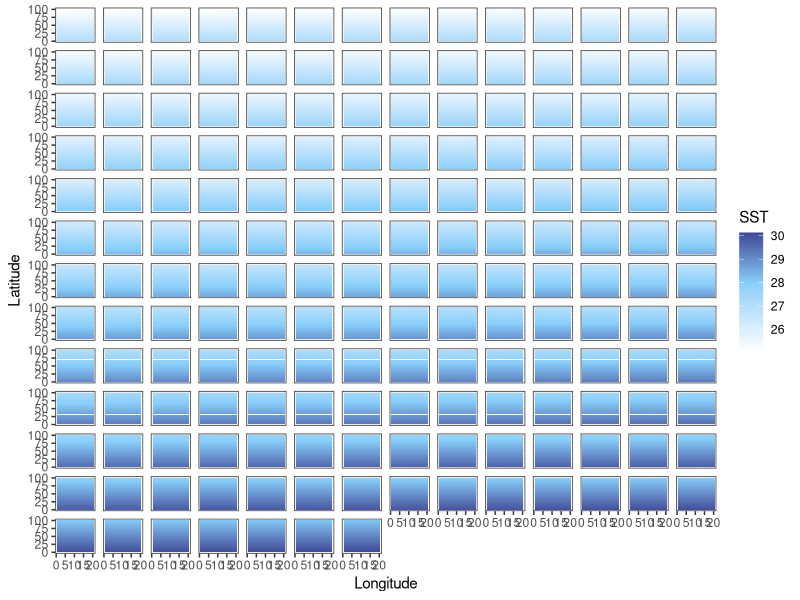
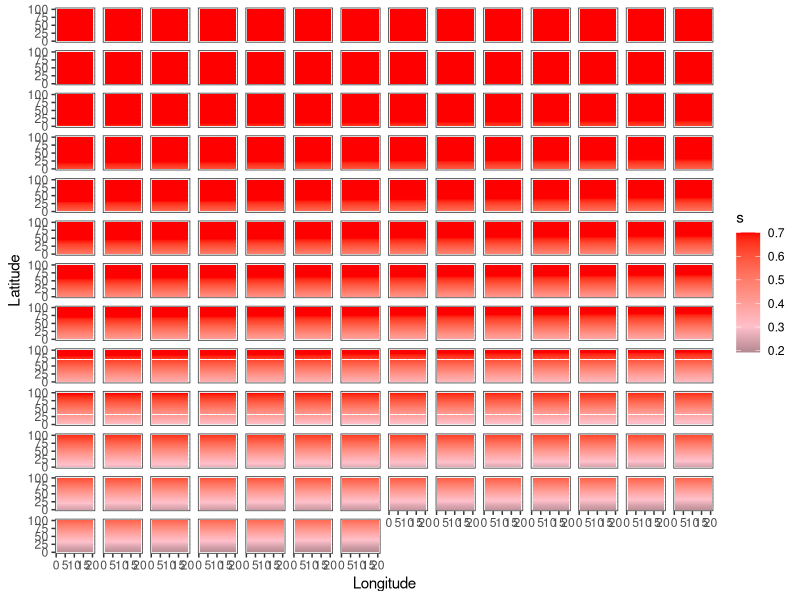
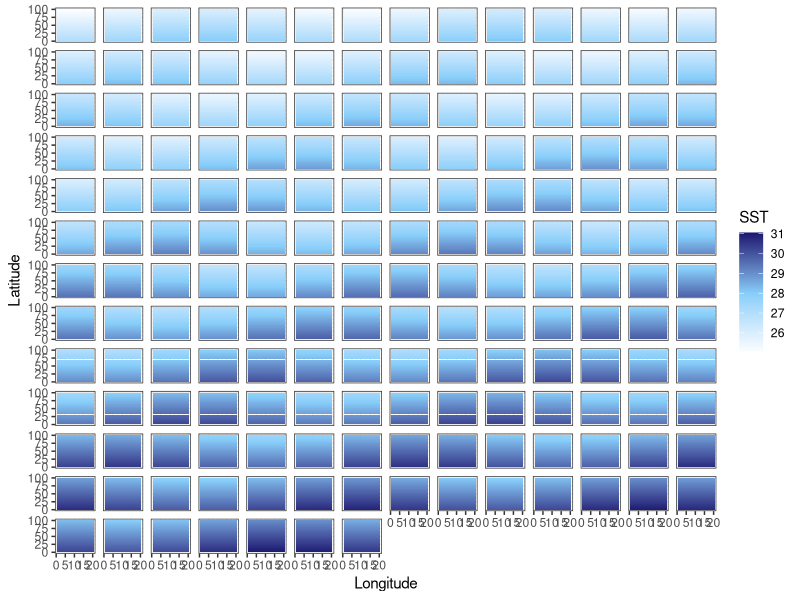
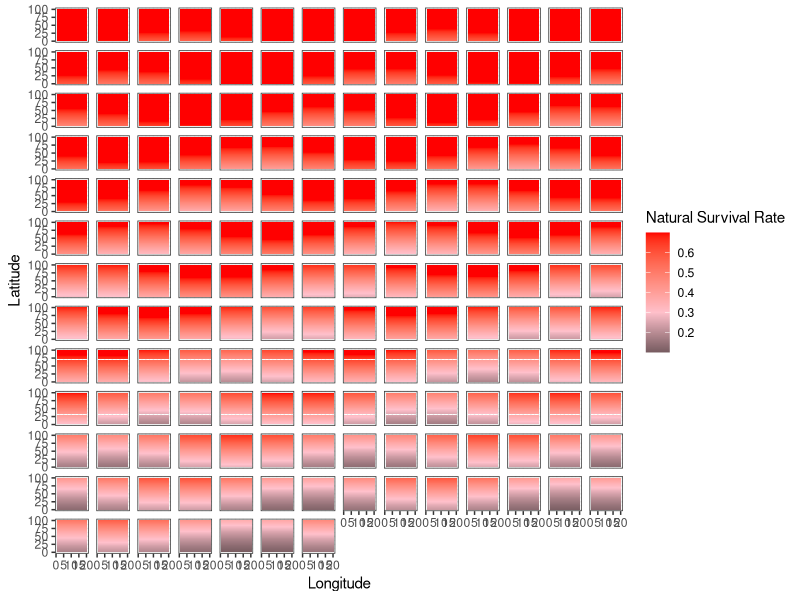
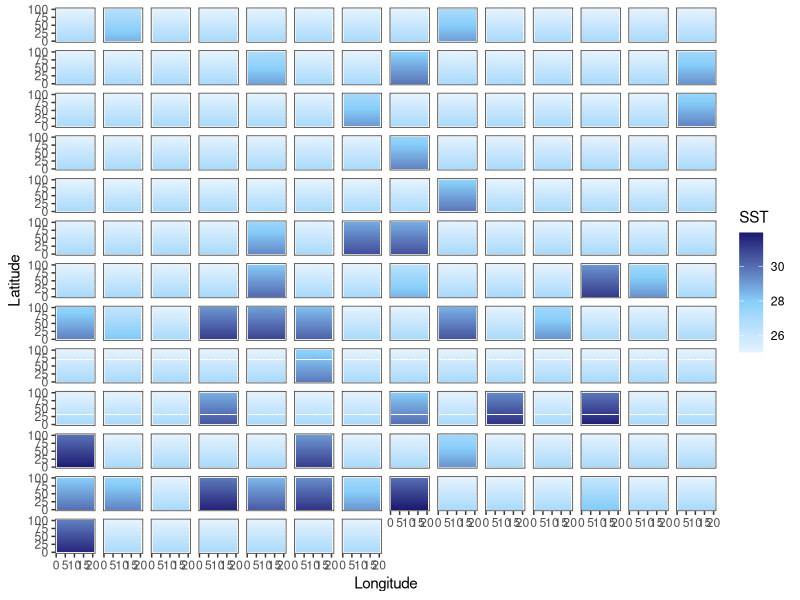
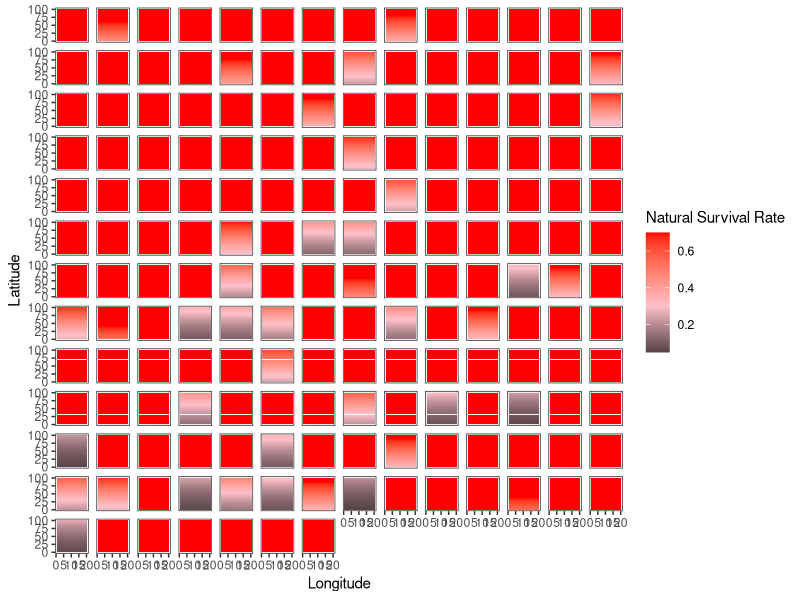

Here is the R script that generated these plots, in order:
library(tidyverse)
library(here)

addTaskCallback(function(...) {set.seed(42);TRUE})
options(warn=-1)

years = 175
NS.patches = 100
EW.patches = 20
opt.temp = 25

calc_temp_mortality <- function(SST, opt.temp, temp.range, s) {
  nat.m = array(0, c(nrow(SST), ncol(SST)))
  m = 1 - exp((-(SST[,] - opt.temp)^2)/(temp.range^2)) # temperature based mortality function from Walsworth et al.
  m = 1 - m
  nat.m = ifelse(m > s, s, m)
  return(nat.m)
}

### UNCOMMENT FOR CONSTANT MEAN SHIFT SST
SST.patches.mean <- array(0, c(NS.patches, EW.patches, years))
start_SST = (opt.temp) + NS.patches*0.02

for (i in 1:years) {
  SST = start_SST
  for (lat in 1:NS.patches) {
    SST.patches.mean[lat,,i] = SST
    SST = SST - 0.02
  }
  start_SST = start_SST + 0.018
}

### UNCOMMENT FOR ENSO VARIABLE MEAN SST
SST.patches.enso <- array(0, c(NS.patches, EW.patches, years))
start_SST = (opt.temp) + NS.patches*0.02

t=seq(1,years,1)
enso.value = 0.5*sin(t) + 0.018

for (i in 1:years) {
  SST = start_SST
  for (lat in 1:NS.patches) {
    SST.patches.enso[lat,,i] = SST
    SST = SST - 0.02
  }
  start_SST = start_SST + enso.value[i]
}

### UNCOMMENT FOR SHOCK SST CHANGES
SST.patches.shock <- array(0, c(NS.patches, EW.patches, years))
start_SST = (opt.temp) + NS.patches*0.02

for (i in 1:years) {
  heat_prob = runif(1, 0, 1)
  if ((i < 75 & heat_prob < 0.1) | (i >= 75 & heat_prob < 0.35)) {
    intensity <- runif(1, 1, ifelse(i < 75, 3, 5))
    SST = start_SST + intensity
  } else {
    SST = start_SST
  }
  for (lat in 1:NS.patches) {
    SST.patches.shock[lat,,i] = SST
    SST = SST - 0.02
  }
}

output_df_mean = data.frame() #create dataframe to hold results
output_df_enso = data.frame()
output_df_shock = data.frame()


# Mean --------------------------------------------------------------------

for(b in 1:years) {
  SSTdf_mean = SST.patches.mean[,,b] %>% 
    as.data.frame() 
  
  SSTdf_mean$lat = c(1:NS.patches)
  SSTdf_mean$year = paste0(b)
  
  output_df_mean = bind_rows(output_df_mean, SSTdf_mean)
}

SSTdf_mean = output_df_mean %>% 
  pivot_longer(V1:V20,
               names_to = "lon",
               values_to = "sst") %>% 
  mutate(lon = case_when(
    lon == "V1" ~ 1,
    lon == "V2" ~ 2,
    lon == "V3" ~ 3,
    lon == "V4" ~ 4,
    lon == "V5" ~ 5,
    lon == "V6" ~ 6,
    lon == "V7" ~ 7,
    lon == "V8" ~ 8,
    lon == "V9" ~ 9,
    lon == "V10" ~ 10,
    lon == "V11" ~ 11,
    lon == "V12" ~ 12,
    lon == "V13" ~ 13,
    lon == "V14" ~ 14,
    lon == "V15" ~ 15,
    lon == "V16" ~ 16,
    lon == "V17" ~ 17,
    lon == "V18" ~ 18,
    lon == "V19" ~ 19,
    lon == "V20" ~ 20
    )) %>% 
  mutate(year = as.numeric(year))

mt = ggplot(SSTdf_mean, aes(lon, lat, fill = sst)) +
  geom_tile() +
  labs(x = "Longitude", y = "Latitude", fill = "SST") +
  theme_bw() +
  scale_fill_gradient2(low = "white", high = "midnightblue", mid = "lightskyblue", midpoint = 28) +
  facet_wrap(~year) + 
  theme(
    strip.background = element_blank(),
    strip.text.x = element_blank())

SSTdf_mean = SSTdf_mean %>% 
  mutate(mortality = 1 - (1 - exp((-(sst - 25)^2)/(4^2)))) %>% 
  mutate(survival = ifelse(mortality > 0.7, 0.7, mortality))

mm = ggplot(SSTdf_mean, aes(lon, lat, fill = survival)) +
  geom_tile() +
  labs(x = "Longitude", y = "Latitude", fill = "s") +
  theme_bw() +
  scale_fill_gradient2(low = "black", high = "red", mid = "pink", midpoint = .3) +
  facet_wrap(~year) + 
  theme(
    strip.background = element_blank(),
    strip.text.x = element_blank())

# ENSO --------------------------------------------------------------------

for(b in 1:years) {
  SSTdf_enso = SST.patches.enso[,,b] %>% 
    as.data.frame() 
  
  SSTdf_enso$lat = c(1:NS.patches)
  SSTdf_enso$year = paste0(b)
  
  output_df_enso = bind_rows(output_df_enso, SSTdf_enso)
}

SSTdf_enso = output_df_enso %>% 
  pivot_longer(V1:V20,
               names_to = "lon",
               values_to = "sst") %>% 
  mutate(lon = case_when(
    lon == "V1" ~ 1,
    lon == "V2" ~ 2,
    lon == "V3" ~ 3,
    lon == "V4" ~ 4,
    lon == "V5" ~ 5,
    lon == "V6" ~ 6,
    lon == "V7" ~ 7,
    lon == "V8" ~ 8,
    lon == "V9" ~ 9,
    lon == "V10" ~ 10,
    lon == "V11" ~ 11,
    lon == "V12" ~ 12,
    lon == "V13" ~ 13,
    lon == "V14" ~ 14,
    lon == "V15" ~ 15,
    lon == "V16" ~ 16,
    lon == "V17" ~ 17,
    lon == "V18" ~ 18,
    lon == "V19" ~ 19,
    lon == "V20" ~ 20
  )) %>% 
  mutate(year = as.numeric(year))

et = ggplot(SSTdf_enso, aes(lon, lat, fill = sst)) +
  geom_tile() +
  labs(x = "Longitude", y = "Latitude", fill = "SST") +
  theme_bw() +
  scale_fill_gradient2(low = "white", high = "midnightblue", mid = "lightskyblue", midpoint = 28) +
  facet_wrap(~year) + 
  theme(
    strip.background = element_blank(),
    strip.text.x = element_blank())

SSTdf_enso = SSTdf_enso %>% 
  mutate(mortality = 1 - (1 - exp((-(sst - 25)^2)/(4^2)))) %>% 
  mutate(survival = ifelse(mortality > 0.7, 0.7, mortality))

em = ggplot(SSTdf_enso, aes(lon, lat, fill = survival)) +
  geom_tile() +
  labs(x = "Longitude", y = "Latitude", fill = "Natural Survival Rate") +
  theme_bw() +
  scale_fill_gradient2(low = "black", high = "red", mid = "pink", midpoint = .3) +
  facet_wrap(~year) + 
  theme(
    strip.background = element_blank(),
    strip.text.x = element_blank())

# shock -------------------------------------------------------------------

for(b in 1:years) {
  SSTdf_shock = SST.patches.shock[,,b] %>% 
    as.data.frame() 
  
  SSTdf_shock$lat = c(1:NS.patches)
  SSTdf_shock$year = paste0(b)
  
  output_df_shock = bind_rows(output_df_shock, SSTdf_shock)
}

SSTdf_shock = output_df_shock %>% 
  pivot_longer(V1:V20,
               names_to = "lon",
               values_to = "sst") %>% 
  mutate(lon = case_when(
    lon == "V1" ~ 1,
    lon == "V2" ~ 2,
    lon == "V3" ~ 3,
    lon == "V4" ~ 4,
    lon == "V5" ~ 5,
    lon == "V6" ~ 6,
    lon == "V7" ~ 7,
    lon == "V8" ~ 8,
    lon == "V9" ~ 9,
    lon == "V10" ~ 10,
    lon == "V11" ~ 11,
    lon == "V12" ~ 12,
    lon == "V13" ~ 13,
    lon == "V14" ~ 14,
    lon == "V15" ~ 15,
    lon == "V16" ~ 16,
    lon == "V17" ~ 17,
    lon == "V18" ~ 18,
    lon == "V19" ~ 19,
    lon == "V20" ~ 20
  )) %>% 
  mutate(year = as.numeric(year))

st = ggplot(SSTdf_shock, aes(lon, lat, fill = sst)) +
  geom_tile() +
  labs(x = "Longitude", y = "Latitude", fill = "SST") +
  theme_bw() +
  scale_fill_gradient2(low = "white", high = "midnightblue", mid = "lightskyblue", midpoint = 28) +
  facet_wrap(~year) + 
  theme(
    strip.background = element_blank(),
    strip.text.x = element_blank())

SSTdf_shock = SSTdf_shock %>% 
  mutate(mortality = 1 - (1 - exp((-(sst - 25)^2)/(4^2)))) %>% 
  mutate(survival = ifelse(mortality > 0.7, 0.7, mortality))

sm = ggplot(SSTdf_shock, aes(lon, lat, fill = survival)) +
  geom_tile() +
  labs(x = "Longitude", y = "Latitude", fill = "Natural Survival Rate") +
  theme_bw() +
  scale_fill_gradient2(low = "black", high = "red", mid = "pink", midpoint = .3) +
  facet_wrap(~year) + 
  theme(
    strip.background = element_blank(),
    strip.text.x = element_blank())

ggsave(mt, file=paste0("mean_temp.pdf"), path = here("04_figs", "climate"), height = 10, width = 15)
ggsave(mm, file=paste0("mean_mortality.pdf"), path = here("04_figs", "climate"), height = 10, width = 15)
ggsave(et, file=paste0("enso_temp.pdf"), path = here("04_figs", "climate"), height = 10, width = 15)
ggsave(em, file=paste0("enso_mortality.pdf"), path = here("04_figs", "climate"), height = 10, width = 15)
ggsave(st, file=paste0("shock_temp.pdf"), path = here("04_figs", "climate"), height = 10, width = 15)
ggsave(sm, file=paste0("shock_mortality.pdf"), path = here("04_figs", "climate"), height = 10, width = 15)
